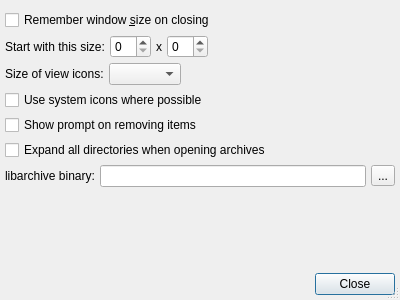
<?xml version="1.0" encoding="UTF-8"?>
<ui version="4.0">
 <class>Arqiver::PrefDialog</class>
 <widget class="QDialog" name="prefDialog">
  <property name="geometry">
   <rect>
    <x>0</x>
    <y>0</y>
    <width>400</width>
    <height>300</height>
   </rect>
  </property>
  <property name="windowTitle">
   <string>Preferences</string>
  </property>
  <property name="sizeGripEnabled">
   <bool>true</bool>
  </property>
  <layout class="QVBoxLayout" name="verticalLayout">
   <property name="spacing">
    <number>5</number>
   </property>
   <property name="leftMargin">
    <number>5</number>
   </property>
   <property name="topMargin">
    <number>10</number>
   </property>
   <property name="rightMargin">
    <number>5</number>
   </property>
   <property name="bottomMargin">
    <number>5</number>
   </property>
   <item>
    <widget class="QCheckBox" name="winSizeBox">
     <property name="text">
      <string>Remember window &amp;size on closing</string>
     </property>
    </widget>
   </item>
   <item>
    <layout class="QHBoxLayout" name="horizontalLayout">
     <property name="spacing">
      <number>5</number>
     </property>
     <item>
      <widget class="QLabel" name="startSizeLabel">
       <property name="text">
        <string>Start with this size:</string>
       </property>
      </widget>
     </item>
     <item>
      <widget class="QSpinBox" name="spinX"/>
     </item>
     <item>
      <widget class="QLabel" name="label">
       <property name="text">
        <string notr="true">x</string>
       </property>
       <property name="alignment">
        <set>Qt::AlignCenter</set>
       </property>
      </widget>
     </item>
     <item>
      <widget class="QSpinBox" name="spinY"/>
     </item>
     <item>
      <spacer name="horizontalSpacer">
       <property name="orientation">
        <enum>Qt::Horizontal</enum>
       </property>
       <property name="sizeHint" stdset="0">
        <size>
         <width>5</width>
         <height>5</height>
        </size>
       </property>
      </spacer>
     </item>
    </layout>
   </item>
   <item>
    <layout class="QHBoxLayout" name="horizontalLayout_2">
     <property name="spacing">
      <number>5</number>
     </property>
     <item>
      <widget class="QLabel" name="iconSizeLabel">
       <property name="text">
        <string>Size of view icons:</string>
       </property>
      </widget>
     </item>
     <item>
      <widget class="QComboBox" name="iconSizeCombo"/>
     </item>
     <item>
      <spacer name="horizontalSpacer_2">
       <property name="orientation">
        <enum>Qt::Horizontal</enum>
       </property>
       <property name="sizeHint" stdset="0">
        <size>
         <width>5</width>
         <height>5</height>
        </size>
       </property>
      </spacer>
     </item>
    </layout>
   </item>
   <item>
    <widget class="QCheckBox" name="sysIconsBox">
     <property name="text">
      <string>Use system icons where possible</string>
     </property>
    </widget>
   </item>
   <item>
    <widget class="QCheckBox" name="promptBox">
     <property name="text">
      <string>Show prompt on removing items</string>
     </property>
    </widget>
   </item>
   <item>
    <widget class="QCheckBox" name="expandAllBox">
     <property name="toolTip">
      <string>If this is unchecked, only the top level directories will be expanded.</string>
     </property>
     <property name="text">
      <string>Expand all directories when opening archives</string>
     </property>
    </widget>
   </item>
   <item>
    <layout class="QHBoxLayout" name="horizontalLayout_3">
     <property name="spacing">
      <number>5</number>
     </property>
     <item>
      <widget class="QLabel" name="tarLabel">
       <property name="toolTip">
        <string>Leave empty for the default.

Warning: Arqiver will not work if the
binary does not belong to libarchive.</string>
       </property>
       <property name="text">
        <string>libarchive binary:</string>
       </property>
      </widget>
     </item>
     <item>
      <widget class="QLineEdit" name="tarLineEdit">
       <property name="toolTip">
        <string>Leave empty for the default.

Warning: Arqiver will not work if the
binary does not belong to libarchive.</string>
       </property>
       <property name="clearButtonEnabled">
        <bool>true</bool>
       </property>
      </widget>
     </item>
     <item>
      <widget class="QToolButton" name="tarButton">
       <property name="text">
        <string notr="true">...</string>
       </property>
      </widget>
     </item>
    </layout>
   </item>
   <item>
    <spacer name="verticalSpacer">
     <property name="orientation">
      <enum>Qt::Vertical</enum>
     </property>
     <property name="sizeHint" stdset="0">
      <size>
       <width>5</width>
       <height>5</height>
      </size>
     </property>
    </spacer>
   </item>
   <item>
    <widget class="QLabel" name="promptLabel"/>
   </item>
   <item>
    <widget class="QDialogButtonBox" name="buttonBox">
     <property name="standardButtons">
      <set>QDialogButtonBox::Close</set>
     </property>
    </widget>
   </item>
  </layout>
 </widget>
 <resources/>
 <connections>
  <connection>
   <sender>buttonBox</sender>
   <signal>rejected()</signal>
   <receiver>prefDialog</receiver>
   <slot>close()</slot>
   <hints>
    <hint type="sourcelabel">
     <x>199</x>
     <y>280</y>
    </hint>
    <hint type="destinationlabel">
     <x>199</x>
     <y>149</y>
    </hint>
   </hints>
  </connection>
 </connections>
</ui>
